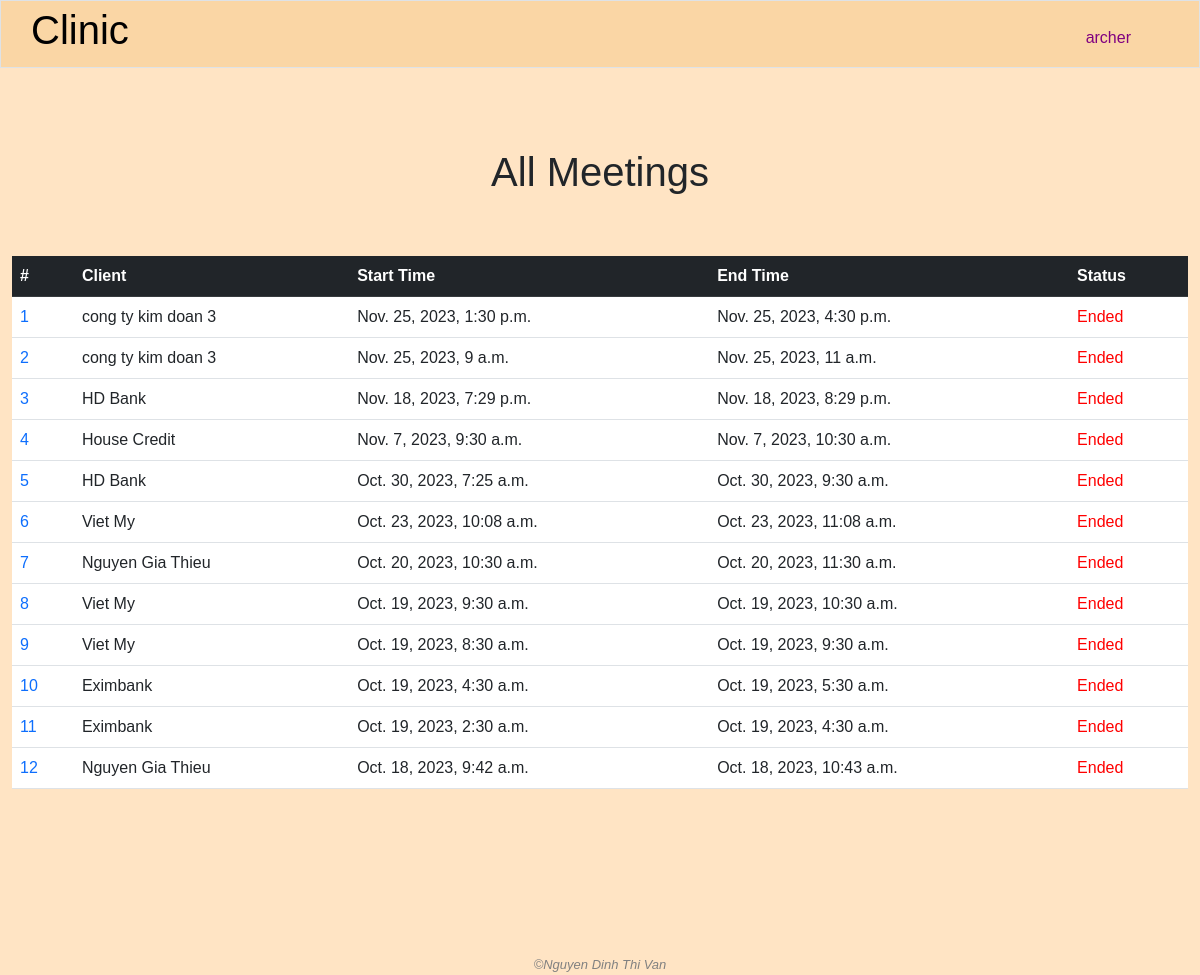
The app's page /all_meetings (signed in) with its own data.
### clinic/models.py (models this page shows, shortened)
class User(AbstractUser):
    class Level(models.IntegerChoices):
        GUEST = 0
        LOW = 1
        MIDDLE = 2
        TOP = 3
    management_right_level = models.IntegerField(choices=Level.choices, blank=True, null=True)

class MeetUp(models.Model):
    start_time = models.DateTimeField(blank=True, null=True)
    end_time = models.DateTimeField(blank=True, null=True)
    client = models.ForeignKey(Company, on_delete=models.CASCADE, related_name='meetings')
    created = models.DateTimeField(auto_now_add=True)
    end_or_not = models.BooleanField(default=False)

class Company(models.Model):
    name = models.CharField(max_length=255)
    industry = models.CharField(max_length=255)
    address = models.TextField()
    email = models.CharField(max_length=255, blank=True, null=True)
    phone = models.CharField(max_length=255, blank=True, null=True)
    representative = models.ForeignKey('People', on_delete=models.SET_NULL, blank=True, null=True, related_name="companies")
    male_headcount = models.IntegerField()
    female_headcount = models.IntegerField()
    created_by = models.ForeignKey(User, on_delete=models.SET_NULL, blank=True, null=True, related_name="add_companies")
    modified_by = models.ForeignKey(User, on_delete=models.SET_NULL, blank=True, null=True, related_name="modified_companies")

### clinic/views.py (the view)
# urls.py: path('all_meetings', views.all_meetings, name="all_meetings"),
@login_required
def all_meetings(request):
    if "read_meeting_info" not in user_right(request.user.management_right_level):
        request.session['nay_message'] = "You do not have the permission to read this information"
        return HttpResponseRedirect(reverse('index'))
    meetings = MeetUp.objects.all().order_by("-start_time")
    yay_message = request.session.get('yay_message', '')
    nay_message = request.session.get('nay_message', '')
    request.session['yay_message'] = ''
    request.session['nay_message'] = ''
    return render(request, "clinic/all_meetings.html", {
        "meetings": meetings,
        "yay_message": yay_message,
        "nay_message": nay_message
    })

### clinic/templates/clinic/all_meetings.html (shortened to what this page needs)
{% extends "clinic/layout.html" %}
{% load static %}
{% block main %}
    <h1 class="text-center page-title">All Meetings</h1>
    <container class="container-fluid">
        <table class="table table-hover">
            <thead class="table-dark">
                <tr>
                    <th>#</th>
                    <th>Client</th>
                    <th>Start Time</th>
                    <th>End Time</th>
                    <th>Status</th>
                </tr>
            </thead>
            <tbody>
                {% for meeting in meetings %}
                    <tr>
                        <td>
                            <a class="no-underline" href="{% url 'meeting_agenda' meeting_id=meeting.id %}">{{ forloop.counter }}</a>
                        </td>
                        <td>{{ meeting.client.name }}</td>
                        <td>{{ meeting.start_time }}</td>
                        <td>{{ meeting.end_time }}</td>
                        <td>
                            {% if not meeting.end_or_not %}
                                <span style="color: green;">Active</span>
                            {% else %}
                                <span style="color: red;">Ended</span>
                            {% endif %}
                        </td>
                    </tr>
                {% endfor %}
            </tbody>
        </table>
    </container>
{% endblock %}

### clinic/templates/clinic/layout.html (shortened to what this page needs)
{% load static %}
<!DOCTYPE html>
<html lang="en">
    <head>
        <link rel="stylesheet" href="https://cdnjs.cloudflare.com/ajax/libs/font-awesome/4.7.0/css/font-awesome.min.css">
        <link rel="stylesheet" href="{% static 'clinic/bootstrap.css' %}">
        <link rel="stylesheet" href="{% static 'clinic/styles.css' %}">
    </head>
    <body>
        {% if user.is_authenticated %}
            <nav class="navbar navbar-expand-lg navbar-custom border" id="pc-nav">
                <a class="navbar-brand" href="{% url 'index' %}"><span><h1>Clinic</h1></span></a>
                <div class="collapse navbar-collapse" id="navbar">
                    <ul class="navbar-nav ms-auto mt-2">
                        <li class="nav-item">
                            <div class="dropdown">
                                <button class="nav-link active" style="color: purple;" type="button" id="dropdownMenuButton2" data-bs-toggle="dropdown" aria-expanded="false">
                                    {{ user.username }}
                                </button>
                            </div>
                        </li>
                    </ul>
                </div>
            </nav>
        {% endif %}
        <main>{% block main %}{% endblock %}</main>
        <footer class="text-center">
            &#169;Nguyen Dinh Thi Van
        </footer>
    </body>
</html>

### clinic/static/clinic/styles.css (style rules this page uses)
body { font-family: sans-serif; }
body { color: auto; background-color: bisque; }
main { min-height: 40vh; }
footer { margin-top: 150px; font-family: sans-serif; font-size: 13px; font-style: italic; color: grey; }
.navbar-custom { padding: 0 60px 0 30px; background: #FAD6A5; margin-bottom: 30px; }
.page-title { margin-bottom: 1.5em; }
.container-fluid { display: flex; justify-content: center; align-items: center; }
td { padding: .5em; color: orange; }
.no-underline { text-decoration: none; }

### records on screen
User: username "archer"
MeetUp: client.name "cong ty kim doan 3", start_time "Nov. 25, 2023, 1:30 p.m.", end_time "Nov. 25, 2023, 4:30 p.m.", end_or_not "Ended"
MeetUp: client.name "cong ty kim doan 3", start_time "Nov. 25, 2023, 9 a.m.", end_time "Nov. 25, 2023, 11 a.m.", end_or_not "Ended"
MeetUp: client.name "HD Bank", start_time "Nov. 18, 2023, 7:29 p.m.", end_time "Nov. 18, 2023, 8:29 p.m.", end_or_not "Ended"
MeetUp: client.name "House Credit", start_time "Nov. 7, 2023, 9:30 a.m.", end_time "Nov. 7, 2023, 10:30 a.m.", end_or_not "Ended"
MeetUp: client.name "HD Bank", start_time "Oct. 30, 2023, 7:25 a.m.", end_time "Oct. 30, 2023, 9:30 a.m.", end_or_not "Ended"
MeetUp: client.name "Viet My", start_time "Oct. 23, 2023, 10:08 a.m.", end_time "Oct. 23, 2023, 11:08 a.m.", end_or_not "Ended"
MeetUp: client.name "Nguyen Gia Thieu", start_time "Oct. 20, 2023, 10:30 a.m.", end_time "Oct. 20, 2023, 11:30 a.m.", end_or_not "Ended"
MeetUp: client.name "Viet My", start_time "Oct. 19, 2023, 9:30 a.m.", end_time "Oct. 19, 2023, 10:30 a.m.", end_or_not "Ended"
MeetUp: client.name "Viet My", start_time "Oct. 19, 2023, 8:30 a.m.", end_time "Oct. 19, 2023, 9:30 a.m.", end_or_not "Ended"
MeetUp: client.name "Eximbank", start_time "Oct. 19, 2023, 4:30 a.m.", end_time "Oct. 19, 2023, 5:30 a.m.", end_or_not "Ended"
MeetUp: client.name "Eximbank", start_time "Oct. 19, 2023, 2:30 a.m.", end_time "Oct. 19, 2023, 4:30 a.m.", end_or_not "Ended"
MeetUp: client.name "Nguyen Gia Thieu", start_time "Oct. 18, 2023, 9:42 a.m.", end_time "Oct. 18, 2023, 10:43 a.m.", end_or_not "Ended"
